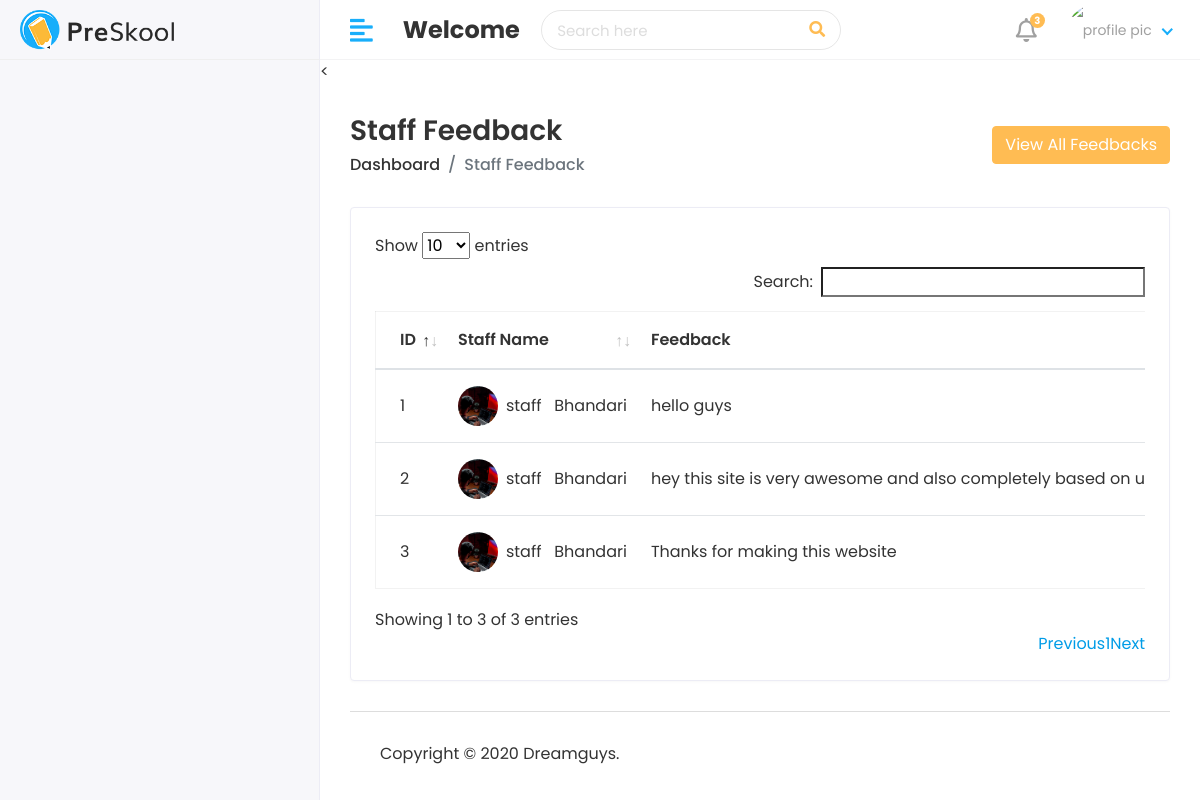
The app's page /hod/staff-feedback/ with its own data.
### app_attendance_system/models.py (models this page shows, shortened)
class Staff_feedback(models.Model):
    staff_id= models.ForeignKey(Staff, on_delete=models.CASCADE)
    feedback= models.TextField()
    feedback_reply=models.TextField()
    created_at= models.DateTimeField(auto_now_add=True)
    updated_at=models.DateTimeField(auto_now=True)

class Staff(models.Model):
    admin=  models.OneToOneField(CustomUser, on_delete=models.CASCADE)
    address=models.TextField()
    gender=models.CharField(max_length=20)
    created_at=models.DateTimeField(auto_now_add=True)
    updated_at=models.DateTimeField(auto_now=True)

class CustomUser(AbstractUser):
    USER = {
        (1, 'HOD'),
        (2, 'STAFF'),
        (3, 'STUDENT'),
    }
    user_type= models.CharField(choices=USER, max_length=1, default=1)
    profile_pic = models.ImageField(upload_to='static/assets/img/profile_pic/')

### app_attendance_system/views.py (the view)
# urls.py: path('hod/staff-feedback/', views.StaffFeedbackSend, name='hod-staff-feedback'),
def StaffFeedbackSend(request):
    feedback=Staff_feedback.objects.all()
    context={
        'feedback':feedback,
    }
    return render(request, 'hod/hod_staff_feedback.html',context)

### templates/hod/hod_staff_feedback.html (shortened to what this page needs)
{% extends "layouts/master.html" %}
{% load static %}
{%block content %}
<<div class="content container-fluid">
    <div class="page-header">
       <div class="row align-items-center">
          <div class="col">
             <h3 class="page-title">Staff Feedback</h3>
             <ul class="breadcrumb">
                <li class="breadcrumb-item"><a href="index.html">Dashboard</a></li>
                <li class="breadcrumb-item active">Staff Feedback</li>
             </ul>
          </div>
          <div class="col-auto text-right float-right ml-auto">
<button type="button" class="btn btn-primary" data-toggle="modal" data-target="#exampleModalCenter">
    View All Feedbacks
  </button>
          </div>
       </div>
    </div>
    <div class="row">
       <div class="col-sm-12">
          <div class="card card-table">
             <div class="card-body">
                <div class="table-responsive">
                   <table class="table table-hover table-center mb-0 "  id="table_id">
                      <thead>
                         <tr>
                            <th>ID</th>
                            <th>Staff Name</th>
                            <th>Feedback</th>
                         </tr>
                      </thead>
                      <tbody>
                        {% for i in feedback %}
                         <tr>
                            <td>{{ forloop.counter }}</td>
                            <td>
                               <h2 class="table-avatar">
                                  <a href="student-details.html" class="avatar avatar-sm mr-2"><img class="avatar-img rounded-circle" src="/{{i.staff_id.admin.profile_pic}}" alt="User Image"></a>
                                  <a href="student-details.html">{{i.staff_id.admin.first_name}}&nbsp; {{i.staff_id.admin.last_name}}</a>
                               </h2>
                            </td>
                            <td>{{i.feedback}}</td>
                         </tr>
                         {% endfor %}
                      </tbody>
                   </table>
                </div>
             </div>
          </div>
       </div>
    </div>
{% endblock %}

### static/assets/css/style.css (style rules this page uses)
html { height: 100%; }
body { background-color: #fff; color: #333; font-family: 'Poppins', sans-serif; font-size: 1rem; height: 100%; line-height: 1.5; overflow-x: hidden; }
h1, h2, h3, h4, h5, h6 { font-family: 'Poppins', sans-serif; margin-top: 0; }
a { color: #009ce7; }
input, button, a { transition: all 0.4s ease; -moz-transition: all 0.4s ease; -o-transition: all 0.4s ease; -ms-transition: all 0.4s ease; -webkit-transition: all 0.4s ease; }
input, input:focus, button, button:focus { outline: none; }
ul, ol { padding: 0px; list-style: none; }
.table { color: #333; max-width: 100%; margin-bottom: 0; width: 100%; }
.table.dataTable { border-collapse: collapse !important; border: 1px solid rgba(0, 0, 0, 0.05); }
table.table td h2 { display: inline-block; font-size: inherit; font-weight: 400; margin: 0; padding: 0; vertical-align: middle; }
table.table td h2.table-avatar { align-items: center; display: inline-flex; font-size: inherit; font-weight: 400; margin: 0; padding: 0; vertical-align: middle; white-space: nowrap; }
table.table td h2 a { color: #333; }
.table thead tr th { font-weight: 600; }
.table tbody tr { border-bottom: 1px solid rgba(0, 0, 0, 0.05); }
.table.table-center td, .table.table-center th { vertical-align: middle; }
.card-table .card-body .table > thead > tr > th { border-top: 0; }
.card-table .card-body .table tr td:first-child, .card-table .card-body .table tr th:first-child { padding-left: 1.5rem; }
.card-table .table td, .card-table .table th { border-top: 1px solid #e2e5e8; padding: 1rem 0.75rem; white-space: nowrap; }
.btn-primary { background-color: #FFBC53; border: 1px solid #FFBC53; }
.card { border: 1px solid #ececf5; box-shadow: 0 1px 3px 0 rgba(0, 0, 0, 0.03); margin-bottom: 1.875rem; }
.card-body { padding: 1.5rem; }
.avatar { position: relative; display: inline-block; width: 3rem; height: 3rem }
.avatar > img { width: 100%; height: 100%; -o-object-fit: cover; object-fit: cover; }
.avatar-sm { width: 2.5rem; height: 2.5rem; }
.page-wrapper > .content { padding: 1.875rem 1.875rem 0; }
.page-header { margin-bottom: 1.875rem; }
.page-header .breadcrumb { background-color: transparent; color: #6c757d; font-size: 1rem; font-weight: 500; margin-bottom: 0; padding: 0; }
.page-header .breadcrumb a { color: #333; }
.page-title { font-size: 28px; font-weight: 600; color: #333; margin-bottom: 5px; }

### records on screen
Staff_feedback: staff_id.admin.profile_pic (picture), staff_id.admin.first_name "staff", staff_id.admin.last_name "Bhandari", feedback "hello guys"
Staff_feedback: staff_id.admin.profile_pic (picture), staff_id.admin.first_name "staff", staff_id.admin.last_name "Bhandari", feedback "hey this site is very awesome and also completely based on…"
Staff_feedback: staff_id.admin.profile_pic (picture), staff_id.admin.first_name "staff", staff_id.admin.last_name "Bhandari", feedback "Thanks for making this website"
